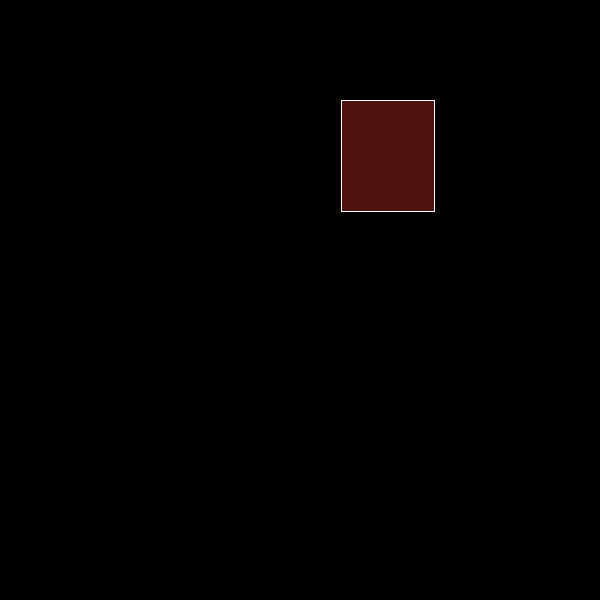
Frame 1 (no input)
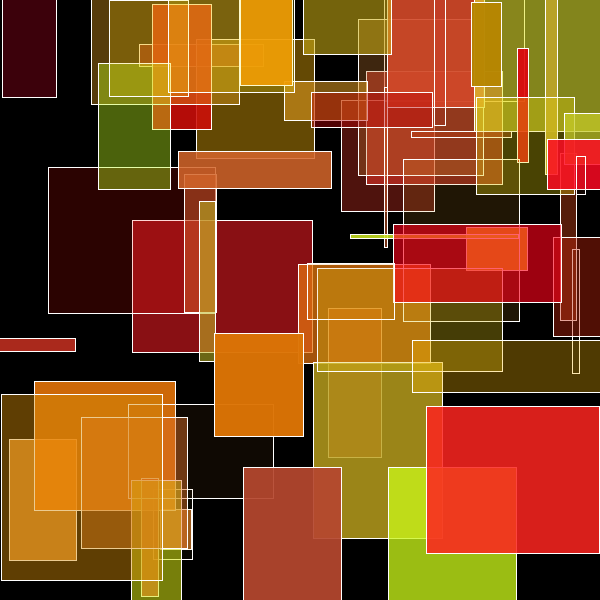
Frame 60 (the mouse pressed at the canvas centre just before this capture)
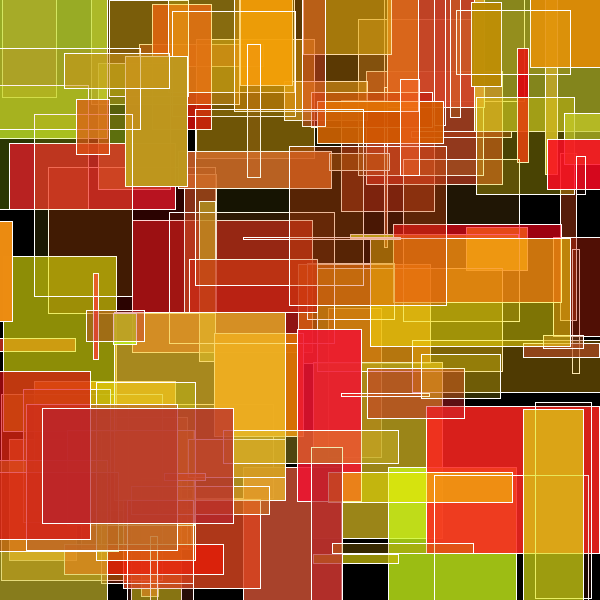
Frame 120 (the mouse held since frame 60 and released just before this capture)

The Processing sketch that drew these frames (run headless with seeded random() and noise(); from frame 60 on, the mouse is pressed at the canvas centre):

// Processing sketch: PCC_wk1_class
// ── PCC_wk1_class.pde
//September 03th - Sunday
//SCI 6349 - in class week 01
//Martin Fernandez

//global variables
float xCoordinate  = 10;
float yCoordinate  = 10;
int rectWidth    = 200;
int rectHeight   = 150;
float r = 0;
float g = 0;
float b = 0;
float a = 0;


void setup() {
  size(600, 600);            //size of the screen
  background(0);             //set the background black
  smooth();                  //smooth line edge
  frameRate(30);
}

void draw() {
  
  xCoordinate  = random( width );
  yCoordinate  = random( height );
  r = random (180, 255);
  g = random (255);
  b = random (0, 50);
  a = random (255);
  rectWidth = round( random(2, 200));
  rectHeight = round( random(2, 200));
  
  
  fill(r, g, b, a);
  stroke(255);
  rectMode(CENTER);
  rect( xCoordinate, yCoordinate, rectWidth, rectHeight );
  
}

void keyPressed() {
background(0);
}


//NOTES

/*
rectMode(MODE)    rectMode(CORNERS)   rectMode(CENTER)   rectMode(RADIUS)

int xName = integral (full number) (any name)

frameRate is by default 60. 60 frame per second.
projector ideal to use 30

float = floating point = 1.0 , 1.23 , 2.394
int = integral = 1 , 2 , 3 , 
(int)(witdth * 0.5)
round(height * 0.5)

*/
